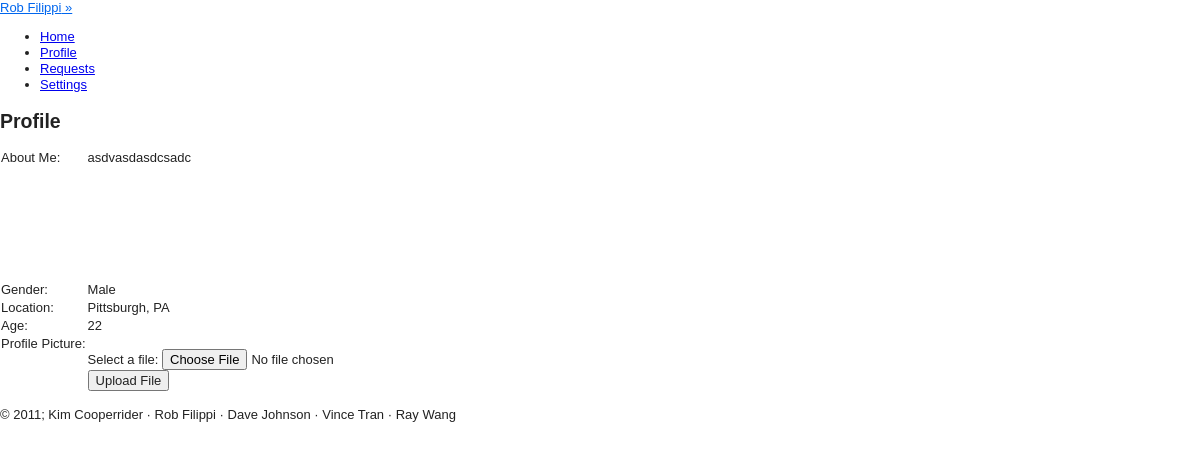
Screenshot of /views/profile.php (signed in) with the database file from the repository.
### tables this page shows
CREATE TABLE IF NOT EXISTS `users` (
  `USER_ID` int(11) NOT NULL AUTO_INCREMENT,
  `PASSWORD` varchar(100) NOT NULL,
  `FIRST_NAME` char(20) DEFAULT NULL,
  `LAST_NAME` char(20) DEFAULT NULL,
  `STREET` varchar(25) DEFAULT NULL,
  `CITY` char(20) DEFAULT NULL,
  `STATE` char(2) DEFAULT NULL,
  `ZIP` int(11) DEFAULT NULL,
  `PHONE` char(12) DEFAULT NULL,
  `INTERESTS` varchar(4000) DEFAULT NULL,
  `PROFILE_PIC` varchar(45) NOT NULL DEFAULT 'public/images/avatar.png',
  `email` varchar(25) DEFAULT NULL,
  `DOB` date DEFAULT NULL,
  `GENDER` char(1) DEFAULT NULL,
  PRIMARY KEY (`USER_ID`)
);

### views/config.php (called while the page is built, shortened)
<?php
	function cookieExists(){
		if(isset($_COOKIE['ID_my_site']))
			return TRUE;
		else
			return FALSE;
	}
	function validCookie(){
		$username = $_COOKIE['ID_my_site'];
		$pass = $_COOKIE['Key_my_site'];
		$info = getDatabaseInfo("users", "email", $username);
			if ($pass != $info['PASSWORD']) {
				return FALSE;
			}
			else{
				return TRUE;
 			}
	}
	function getDatabaseInfo($table, $attribute, $value){
		$check = getResourceIDs($table, $attribute, $value);
		return mysql_fetch_array($check);
	}
	function getResourceIDs($table, $attribute, $value){
		$check = mysql_query("SELECT * FROM $table WHERE $attribute = '$value'")or die(mysql_error());
		return $check;
	}
	function getName(){
		if(cookieExists())
		{
			if (validCookie()) {
				$username = $_COOKIE['ID_my_site'];
				$info = getDatabaseInfo("users", "email", $username);
				return $info['FIRST_NAME'] . " " . $info['LAST_NAME'];
			}
		}
	}
	function getUserID(){
		if(cookieExists())
		{
			if (validCookie()) {
				$username = $_COOKIE['ID_my_site'];
				$info = getDatabaseInfo("users", "email", $username);
				return $info['USER_ID'];
			}
		}
	}
	function getAboutMe($userID){
		$info = getDatabaseInfo("users", "user_id", $userID);
		if($info['INTERESTS'])
			return $info['INTERESTS'];
		else
			return "Click to specify";
	}
	function getUserLocation($userID){
		$info = getDatabaseInfo("users", "user_id", $userID);
		$city = $info['CITY'];
		$state = $info['STATE'];
		$location = $city.", ".$state;
		return $location;
	}
	function getUserGender($userID){
		$info = getDatabaseInfo("users", "user_id", $userID);
		if($info['GENDER'] == 'M')
			$gender = "Male";
		else if($info['GENDER'] == 'F')
			$gender = "Female";
		else
			$gender = "Click to specify";
		return $gender;
	}
	function getAge($userID){
		$today = getDate();
		$info = getDatabaseInfo("users", "user_id", $userID);
		if($info['DOB']){
			$DOB = date_parse($info['DOB']);
			$age = $today["year"] - $DOB["year"];
			if(($today["mon"] - $DOB["month"]) < 0)
				return $age - 1;
			else if(($today["mon"] - $DOB["month"]) > 0)
				return $age;
			else{
				if(($today["mday"] - $DOB["day"]) < 0)
						return $age - 1;
				else
					return $age;
			}
		}
		else
			return "Click to specify";
	}
?>

### views/profile.php (the view, shortened to what this page needs)
<? include("header.php");
	if(cookieExists())
	{
		if (!validCookie()) {
			header("Location: ../index.html");
		}
		else{
				$userID = getUserID();
			?>
			<div class="page">
			<h2>Profile</h2>
			<form action="<?php echo $_SERVER['PHP_SELF']?>" method="post">
			<table class="alternating regular_table" id="myInfo">
				<tr>
					<td>About Me:</td>
					<td width="300" >
						<div style="width:400px; height:100px; white-space: normal; padding-bottom:30px; padding-right:20px;" class="editable_textarea" id="about_me"><?php echo getAboutMe($userID);?></div>
					</td>
				</tr>
				<tr>
					<td>Gender:</td>
					<td>
						<span class="clickable joinExpander"><?php echo getUserGender($userID);?></span>
					</td>
				</tr>
				<tr>
					<td>Location:</td>
					<td><?php echo getUserLocation($userID);?></td>
				</tr>
				<tr>
					<td>Age:</td>
					<td>
						<span class="clickable joinExpander"><?php echo getAge($userID);?></span>
					</td>
				</tr>
				</form>
				<tr>
					<td>Profile Picture:</td>
					<td>
						<form action="<?php echo $_SERVER['PHP_SELF']; ?>" method="post" enctype="multipart/form-data">
 							  <p>
    							  <label for="file">Select a file:</label> <input type="file" name="userfile" id="file"> <br />
    						  <button>Upload File</button>
						</form>
					</td>
				</tr>
				<tr>
					<td colspan="2">
				</tr>
			</div>
			<?php
		}
	}
	else {
		header("Location: ../index.html");
	}
	include('footer.php');
?>

### views/header.php (shortened to what this page needs)
<? include_once("config.php"); ?>
<!DOCTYPE HTML>
<html>
<head>
<link type="text/css" rel="stylesheet" href="../styles/defaults.css"/>
<link type="text/css" rel="stylesheet/less" href="../styles/style.less"/>
<link type="text/css" rel="stylesheet/less" href="../styles/posts.less"/>
<link type="text/css" rel="stylesheet/less" href="../styles/sidebar.less"/>
<link type="text/css" rel="stylesheet" href="../styles/demo_table.css"/>
<link type="text/css" rel="stylesheet" href="../styles/validationEngine.jquery.css" />
</head>
<body>
<div id="container">
	<header>
	<a id="user_login" href="#"><? echo getName(); ?>&nbsp;&raquo;</a>
			<span id="top-nav">
				<ul id="nav">
					<li class="headerlink" id="link_home"><a class="top_links" id="home" href="home.php">Home</a></li>
					<li class="headerlink" id="link_profile"><a class="top_links" id="profile" href="profile.php">Profile</a></li>
					<li class="headerlink" id="link_requests"><a class="top_links" id="requests" href="requests.php">Requests</a></li>
					<li class="headerlink" id="link_settings"><a class="top_links" id="settings" href="settings.php">Settings</a></li>
				</ul>
			</span>
	</header>
	<div id="content">

### styles/defaults.css (style rules this page uses)
article, aside, details, figcaption, figure, footer, header, hgroup, nav, section { display: block; }
html { font-size: 100%; overflow-y: scroll; -webkit-text-size-adjust: 100%; -ms-text-size-adjust: 100%; }
body { margin: 0; font-size: 13px; line-height: 1.231; }
body, button, input, select, textarea { font-family: sans-serif; color: #222; }
a { color: #00e; }
ul, ol { margin: 1em 0; padding: 0 0 0 40px; }
form { margin: 0; }
label { cursor: pointer; }
button, input, select, textarea { font-size: 100%; margin: 0; vertical-align: baseline; *vertical-align: middle; }
button, input { line-height: normal; *overflow: visible; }
table button, table input { *overflow: auto; }
button, input[type="button"], input[type="reset"], input[type="submit"] { cursor: pointer; -webkit-appearance: button; }
table { border-collapse: collapse; border-spacing: 0; }
td { vertical-align: top; }

### rows the page displays
users: getName() "Rob Filippi", getAboutMe($userID) "asdvasdasdcsadc", getUserGender($userID) "Male", getUserLocation($userID) "Pittsburgh, PA", getAge($userID) "22"
